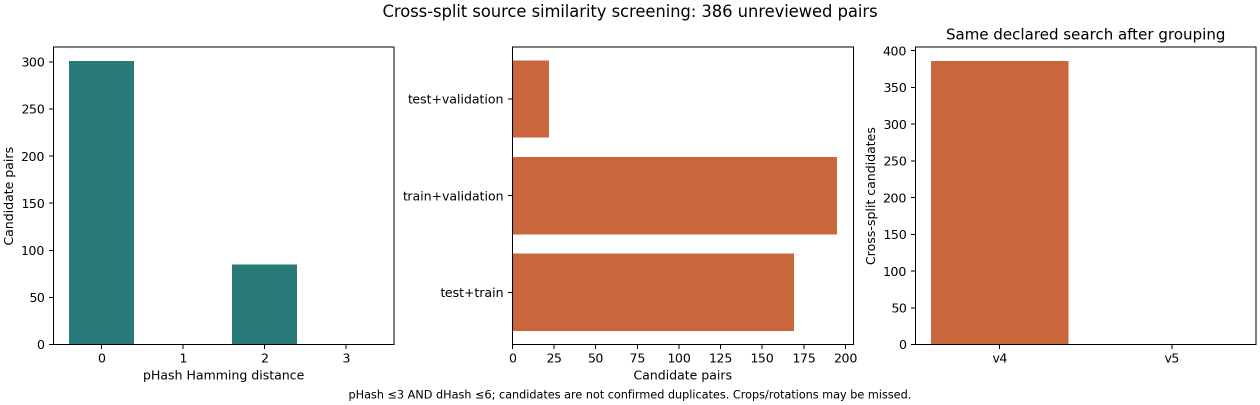
#> input picture datasets/near_duplicate_screen_v1/research_v4_screen.png, 2520 x 810 px (shown at 1/2 size)
$ python -i screen_near_duplicates.py   (imports and definitions only)
#> lines starting #> are read from the running program, lines starting #| are printed output that depends on the picture
#> further down, picture is the input picture: PIL image 2520x810 RGBA; mean R, G, B, A 230.2, 216.7, 209.2, 255
"""Limited, reproducible cross-split perceptual similarity screening.

Candidates require pHash distance <=3 AND dHash distance <=6. Four exact
16-bit pHash bands enumerate every pair within the pHash threshold. This is
not a crop/rotation invariant search or a declaration of data independence.
"""
import argparse
import csv
import hashlib
import io
import json
from collections import Counter, defaultdict
from concurrent.futures import ThreadPoolExecutor
from datetime import datetime, timezone
from pathlib import Path

import numpy as np
from PIL import Image
from scipy.fft import dctn

from research import ROOT

DATASETS = ('exp1_exp2_sdnet_64', 'exp3_augmented_128',
            'exp4_level_a_morphology_256', 'exp5_exp6_level_bc_mechanisms_256')
FIELDS = ['original_path', 'sha256', 'decoded_rgb_sha256', 'size_bytes',
          'mtime_ns', 'phash', 'dhash']


def bits_hex(bits):
    value = 0
    for bit in np.asarray(bits).ravel():
        value = (value << 1) | int(bit)
    return f'{value:016x}'


def descriptors(image):
    gray = image.convert('L')
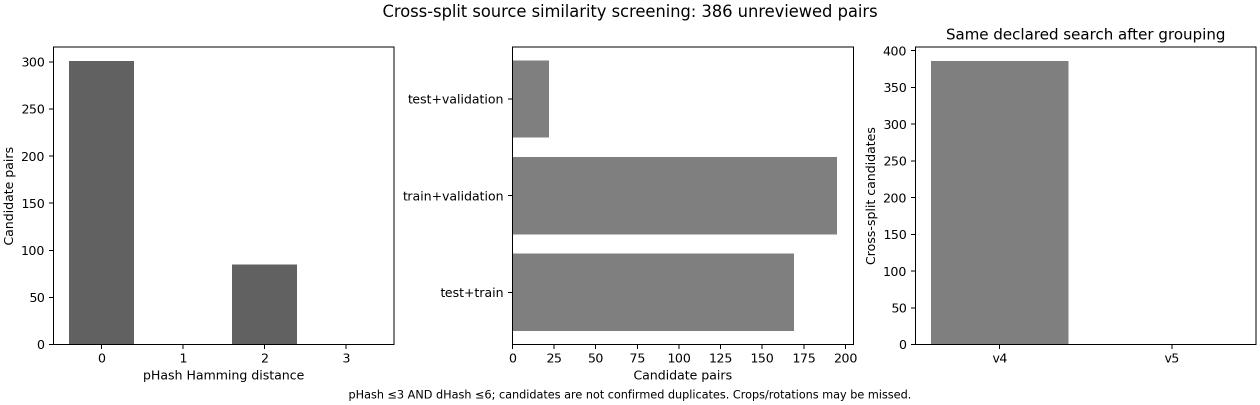
#> gray: PIL image 2520x810 L (shown at 1/2 size); min 0, max 255, mean 219.9
    small = np.asarray(gray.resize((32, 32), Image.Resampling.LANCZOS), dtype=float)
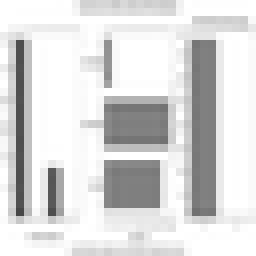
#> small: shape (32, 32) float64 (shown 8 times larger); min 71, max 255, mean 218.6
    low = dctn(small, type=2, norm='ortho', workers=1)[:8, :8]
    threshold = np.median(low.ravel()[1:])
#> threshold = 3.6
    phash_bits = low > threshold
    phash_bits[0, 0] = False  # Brightness/DC is deliberately excluded.
    wide = np.asarray(gray.resize((9, 8), Image.Resampling.LANCZOS), dtype=float)
    return bits_hex(phash_bits), bits_hex(wide[:, 1:] > wide[:, :-1])
#> the loop in bits_hex, `for bit in np.asarray(bits).ravel():` made 64 passes
#> (bit, value) on passes 3 to 14: (True, 3), (False, 6), (False, 12), (False, 24), (True, 49), (False, 98), (True, 197), (True, 395), (False, 790), (True, 1581), (True, 3163), (False, 6326)
#> value on passes 1 to 2: 0, 1
#> after the loop in bits_hex, `for bit in np.asarray(bits).ravel():`: value = 7122897076025203097
#> the loop in bits_hex (call 2), `for bit in np.asarray(bits).ravel():` made 64 passes
#> (bit, value) on passes 2 to 13: (False, 0), (False, 0), (False, 0), (False, 0), (True, 1), (False, 2), (False, 4), (True, 9), (True, 19), (False, 38), (True, 77), (True, 155)


# [134 lines left out: functions describe, candidate_pairs, load_assignments, main, not called in this run]


# [2 lines not run here, left out]

>>> from PIL import Image
>>> picture = Image.open('../datasets/near_duplicate_screen_v1/research_v4_screen.png')
>>> result = descriptors(picture)
#> result = ('62d99d26e4269999', '04d9d9cdcdcd6d46')
